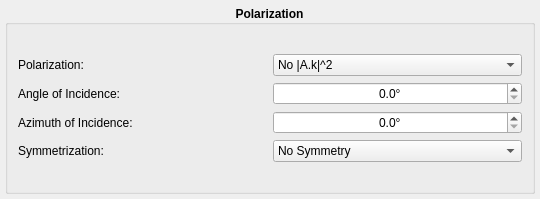
<?xml version="1.0" encoding="UTF-8"?>
<ui version="4.0">
 <class>polarization</class>
 <widget class="QWidget" name="polarization">
  <property name="geometry">
   <rect>
    <x>0</x>
    <y>0</y>
    <width>540</width>
    <height>199</height>
   </rect>
  </property>
  <property name="windowTitle">
   <string>Form</string>
  </property>
  <layout class="QVBoxLayout" name="verticalLayout">
   <property name="leftMargin">
    <number>5</number>
   </property>
   <property name="topMargin">
    <number>5</number>
   </property>
   <property name="rightMargin">
    <number>5</number>
   </property>
   <property name="bottomMargin">
    <number>5</number>
   </property>
   <item>
    <widget class="QGroupBox" name="groupbox">
     <property name="font">
      <font>
       <weight>75</weight>
       <bold>true</bold>
      </font>
     </property>
     <property name="title">
      <string>Polarization</string>
     </property>
     <property name="alignment">
      <set>Qt::AlignCenter</set>
     </property>
     <layout class="QVBoxLayout" name="verticalLayout_2">
      <property name="leftMargin">
       <number>5</number>
      </property>
      <property name="topMargin">
       <number>5</number>
      </property>
      <property name="rightMargin">
       <number>5</number>
      </property>
      <property name="bottomMargin">
       <number>5</number>
      </property>
      <item>
       <layout class="QGridLayout" name="layout">
        <property name="leftMargin">
         <number>5</number>
        </property>
        <property name="topMargin">
         <number>5</number>
        </property>
        <property name="rightMargin">
         <number>5</number>
        </property>
        <property name="bottomMargin">
         <number>5</number>
        </property>
        <item row="0" column="1">
         <widget class="QComboBox" name="polarization_combobox">
          <property name="font">
           <font>
            <weight>50</weight>
            <bold>false</bold>
           </font>
          </property>
          <property name="toolTip">
           <string>Choose one type of polarization.</string>
          </property>
          <item>
           <property name="text">
            <string>No |A.k|^2</string>
           </property>
          </item>
          <item>
           <property name="text">
            <string>Toroid (p-pol)</string>
           </property>
          </item>
          <item>
           <property name="text">
            <string>NANO-ESCA: p-pol</string>
           </property>
          </item>
          <item>
           <property name="text">
            <string>NANO-ESCA: s-pol</string>
           </property>
          </item>
          <item>
           <property name="text">
            <string>NANO-ESCA: circ+</string>
           </property>
          </item>
          <item>
           <property name="text">
            <string>NANO-ESCA: circ-</string>
           </property>
          </item>
          <item>
           <property name="text">
            <string>CDAD</string>
           </property>
          </item>
         </widget>
        </item>
        <item row="1" column="1">
         <widget class="QDoubleSpinBox" name="angle_spinbox">
          <property name="font">
           <font>
            <weight>50</weight>
            <bold>false</bold>
           </font>
          </property>
          <property name="toolTip">
           <string>The angle of incidence.</string>
          </property>
          <property name="alignment">
           <set>Qt::AlignCenter</set>
          </property>
          <property name="buttonSymbols">
           <enum>QAbstractSpinBox::UpDownArrows</enum>
          </property>
          <property name="correctionMode">
           <enum>QAbstractSpinBox::CorrectToNearestValue</enum>
          </property>
          <property name="keyboardTracking">
           <bool>false</bool>
          </property>
          <property name="suffix">
           <string>°</string>
          </property>
          <property name="decimals">
           <number>1</number>
          </property>
          <property name="maximum">
           <double>90.000000000000000</double>
          </property>
          <property name="stepType">
           <enum>QAbstractSpinBox::AdaptiveDecimalStepType</enum>
          </property>
         </widget>
        </item>
        <item row="0" column="0">
         <widget class="QLabel" name="polarization_label">
          <property name="font">
           <font>
            <weight>50</weight>
            <bold>false</bold>
           </font>
          </property>
          <property name="text">
           <string>Polarization:</string>
          </property>
         </widget>
        </item>
        <item row="2" column="0">
         <widget class="QLabel" name="azimuth_label">
          <property name="font">
           <font>
            <weight>50</weight>
            <bold>false</bold>
           </font>
          </property>
          <property name="text">
           <string>Azimuth of Incidence:</string>
          </property>
         </widget>
        </item>
        <item row="1" column="0">
         <widget class="QLabel" name="angle_label">
          <property name="font">
           <font>
            <weight>50</weight>
            <bold>false</bold>
           </font>
          </property>
          <property name="text">
           <string>Angle of Incidence:</string>
          </property>
         </widget>
        </item>
        <item row="2" column="1">
         <widget class="QDoubleSpinBox" name="azimuth_spinbox">
          <property name="font">
           <font>
            <weight>50</weight>
            <bold>false</bold>
           </font>
          </property>
          <property name="toolTip">
           <string>The azimuth of incidence.</string>
          </property>
          <property name="alignment">
           <set>Qt::AlignCenter</set>
          </property>
          <property name="correctionMode">
           <enum>QAbstractSpinBox::CorrectToNearestValue</enum>
          </property>
          <property name="keyboardTracking">
           <bool>false</bool>
          </property>
          <property name="suffix">
           <string>°</string>
          </property>
          <property name="decimals">
           <number>1</number>
          </property>
          <property name="maximum">
           <double>360.000000000000000</double>
          </property>
          <property name="stepType">
           <enum>QAbstractSpinBox::AdaptiveDecimalStepType</enum>
          </property>
         </widget>
        </item>
        <item row="3" column="0">
         <widget class="QLabel" name="symmetrize_label">
          <property name="font">
           <font>
            <weight>50</weight>
            <bold>false</bold>
           </font>
          </property>
          <property name="text">
           <string>Symmetrization:</string>
          </property>
         </widget>
        </item>
        <item row="3" column="1">
         <widget class="QComboBox" name="symmetrize_combobox">
          <property name="font">
           <font>
            <weight>50</weight>
            <bold>false</bold>
           </font>
          </property>
          <property name="maxVisibleItems">
           <number>7</number>
          </property>
          <property name="maxCount">
           <number>7</number>
          </property>
          <item>
           <property name="text">
            <string>No Symmetry</string>
           </property>
          </item>
          <item>
           <property name="text">
            <string>2-Fold</string>
           </property>
          </item>
          <item>
           <property name="text">
            <string>2-Fold + Mirror</string>
           </property>
          </item>
          <item>
           <property name="text">
            <string>3-Fold</string>
           </property>
          </item>
          <item>
           <property name="text">
            <string>3-Fold + Mirror</string>
           </property>
          </item>
          <item>
           <property name="text">
            <string>3-Fold</string>
           </property>
          </item>
          <item>
           <property name="text">
            <string>4-Fold + Mirror</string>
           </property>
          </item>
         </widget>
        </item>
       </layout>
      </item>
     </layout>
    </widget>
   </item>
  </layout>
 </widget>
 <resources/>
 <connections/>
</ui>
